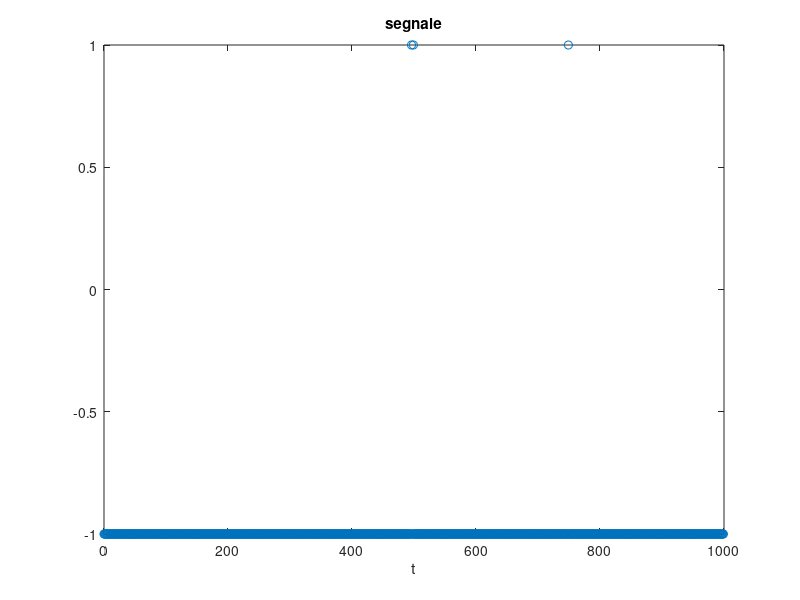

Recreate this plot in MATLAB. (Note: this script raises an error after producing the figure.)
SamplingRate=1e6;
fc=2.44e9;
idTX='sn:1044735411960009090038004f371e8d27';
symbols=zeros(1000,1);
symbols(500)=1;
symbols(497)=1;
symbols(750)=1;
%symbols = randi([0, 1], 1000, 1);
sig= pammod(symbols, 2);
figure(1)
sig=complex(sig);
t=[0:1:length(sig)-1];
plot(t,sig,'o')
title('segnale')
xlabel('t')



% sig= pammod(symbols, 2)*(1+i);

Fs = 100000;           % Frequenza di campionamento (Hz)
T_symbol = 1/Fs;      % Tempo di simbolo
rolloff_factor = 0.25; % Fattore di roll-off del filtro

% Design del filtro a coseno rialzato
span = 9; % Lunghezza in simboli del filtro
sps = 8;  % Campionamenti per simbolo (oversampling factor)
rcosine_filter = rcosdesign(rolloff_factor, span, sps,'sqrt');
figure(2)
plot(rcosine_filter,'.')
title('filtro tx')

% Generazione di un segnale di esempio
tx_signal = upfirdn(sig, rcosine_filter, sps);
t3=[0:1:length(tx_signal)-1]
figure(3)
plot(t3,tx_signal)
title('segnale tx filtrato')
xlabel('t')


% rcosine_filter = rcosdesign(rolloff_factor, span, sps,'sqrt');
% rx_signal = upfirdn(tx_signal, rcosine_filter,1,8);
% t4=[0:1:length(rx_signal)-1];
% figure(4)
% plot(t4,rx_signal)
% title('segnale rx filtrato');
% xlabel('t')
% for i=1:length(rx_signal)-(2*span)
%     rx_signal_no_offset(i)=rx_signal(i+span);
% end
% sig_demod=pamdemod(rx_signal_no_offset,2);

%ritardo di 9 campioni(dimensione filtro)
% txNorm=complex(tx_signal/max(abs(tx_signal)));
% txPluto = sdrtx('Pluto',...
%        'RadioID',idTX,...
%        'CenterFrequency',fc,...
%        'Gain',-3, ... %must be between -89 and 0
%        'BasebandSampleRate',SamplingRate);
% 
% transmitRepeat(txPluto,txNorm);
% %100k simb per secondo
